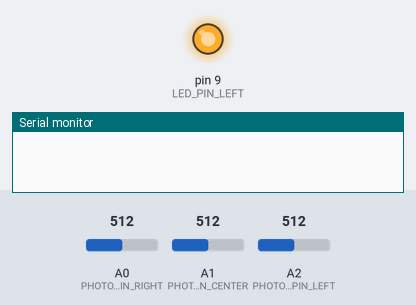
This sketch was run on a simulated Arduino Uno, built with avr-gcc and run on an emulated ATmega328P. Shown: output pins drawn as LEDs (lit = HIGH), the last lines printed to the serial monitor. The inputs (shaded band) are chosen by the test bench; at power-on: A0 (PHOTO_SENSOR_PIN_RIGHT) = 512, A1 (PHOTO_SENSOR_PIN_CENTER) = 512, A2 (PHOTO_SENSOR_PIN_LEFT) = 512.

Above: at 0.1 s.
At 0.6 s:
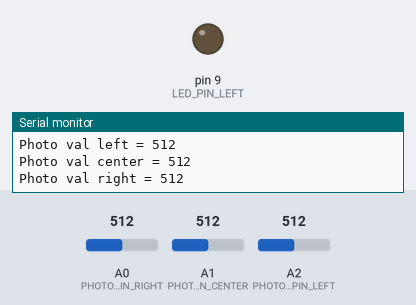
Timing chart, 0 to 2.1 s (numbered marks = the images above):
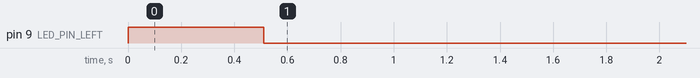

Measured:
- by itself, pin 9 (LED_PIN_LEFT): HIGH → LOW at 0.51 s

The sketch:

sensor.ino
```cpp
#define PHOTO_SENSOR_PIN_RIGHT  A0
#define PHOTO_SENSOR_PIN_CENTER  A1
#define PHOTO_SENSOR_PIN_LEFT  A2
#define LED_PIN_LEFT 9
#define LED_PIN_RIGHT 8
#define UPDATE_INTERVAL 500
#define CENTER_CALIBRATION 2
#define RIGHT_CALIBRATION 1.2


long int work_start;

void setup() {
    Serial.begin(9600);
    pinMode(LED_PIN_LEFT, OUTPUT);
    digitalWrite(LED_PIN_LEFT, HIGH);
    digitalWrite(LED_PIN_RIGHT, HIGH);
    work_start = millis();
}

void loop() {

    if (millis() >= work_start + UPDATE_INTERVAL) {
        work_start = millis();
    }
    else {
        return;
    }

    int photo_val_right = analogRead(PHOTO_SENSOR_PIN_RIGHT);
    int photo_val_center = analogRead(PHOTO_SENSOR_PIN_CENTER);
    int photo_val_left = analogRead(PHOTO_SENSOR_PIN_LEFT);

    Serial.print("Photo val left = ");
    Serial.println(photo_val_left);
    Serial.println();

    Serial.print("Photo val center = ");
    Serial.println(photo_val_center);
    Serial.println();

    Serial.print("Photo val right = ");
    Serial.println(photo_val_right);
    Serial.println();


    if ((photo_val_center * CENTER_CALIBRATION) >= photo_val_right and (photo_val_center * CENTER_CALIBRATION) >= photo_val_left) {
        digitalWrite(LED_PIN_LEFT, LOW);
        digitalWrite(LED_PIN_RIGHT, LOW);
    }
    else if (photo_val_left >= photo_val_right * RIGHT_CALIBRATION) {
        digitalWrite(LED_PIN_LEFT, HIGH);
        digitalWrite(LED_PIN_RIGHT, LOW);
    }
    else if (photo_val_left <= (photo_val_right * RIGHT_CALIBRATION)) {
        digitalWrite(LED_PIN_RIGHT, HIGH);
        digitalWrite(LED_PIN_LEFT, LOW);
    }

}
```
